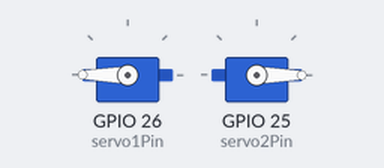
A sketch run on a simulated ESP32. Shown: 2 × servo. What the sketch prints to the serial monitor is not drawn.

Above: at 0.05 s.
Timing chart, 0 to 3.0 s (numbered marks = the images above):
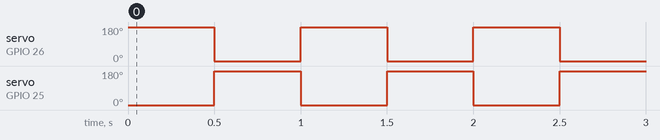

Measured:
- by itself, servo on GPIO 26 (servo1Pin), servo on GPIO 25 (servo2Pin): alternates 180° for 0.50 s and 0° for 0.50 s

The sketch:

esp_master_servo.ino
```cpp
#include <ESP32Servo.h>
#include <Wire.h>
#include <WiFi.h>
#include <WiFiAP.h>

const char* ssid = "esp32";
const char* pass = "12345678";

WiFiServer server(80);
Servo servo1, servo2;

#define servo1Pin 26
#define servo2Pin 25
int servoAwal = 90;

void setup() {
  Serial.begin(115200);
  WiFi.softAP(ssid, pass);
  Serial.println(WiFi.softAPIP());
  server.begin();

  servo1.attach(servo1Pin);
  servo2.attach(servo2Pin);

  servo1.write(servoAwal);
  servo2.write(servoAwal);
}

void loop() {
  WiFiClient client = server.available();

  if(client) {
    Serial.println("Client connected!!");
    while(client.connected()) {
      if(client.available()) {
        String data = client.readString();
        Serial.println("Data dari client: " + data);
      }
    }
    client.stop();
    Serial.println("Client disconected!");
  }
  servo1.write(servoAwal+90);
  servo2.write(servoAwal-90);
  delay(500);
  servo1.write(servoAwal-90);
  servo2.write(servoAwal+90);
  delay(500);
}
```
